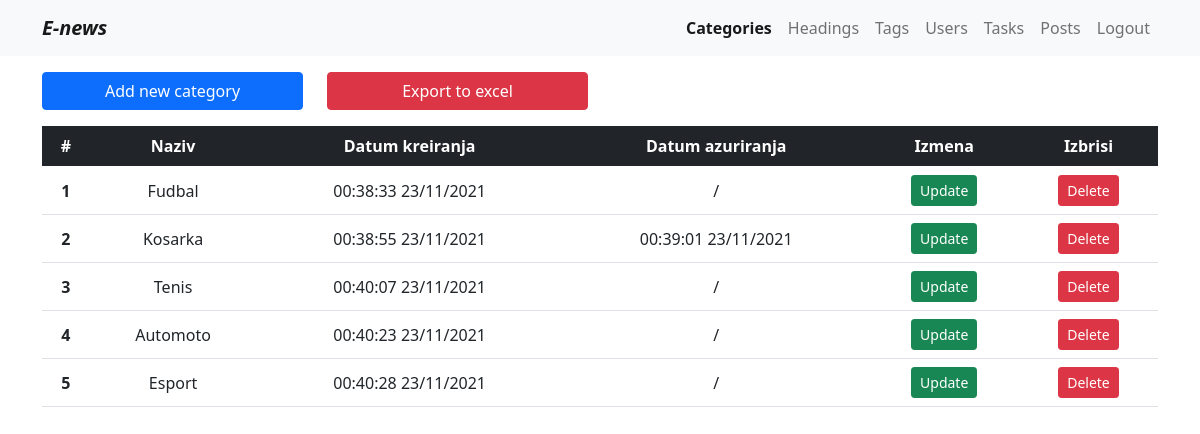
The app's page /admin.php?page=categories (signed in) with its own data.
### tables this page shows
CREATE TABLE `categories` (
  `id` int(11) NOT NULL,
  `name` varchar(50) NOT NULL,
  `created_at` datetime NOT NULL DEFAULT current_timestamp(),
  `updated_at` datetime DEFAULT NULL
);

### models/function.php (called while the page is built, shortened)
<?php
function getAll($table, $ordering = null, $param = null)
{
    global $conn;
    $rez  = $conn->query("SELECT * FROM $table")->fetchAll();
    return $rez;
}
function categoriesCount()
{
    global $conn;
    $res = $conn->query("SELECT COUNT(*) as numberOfCategories FROM categories")->fetch();
    return $res;
}

### pages/pages/admin/categories/index.php (the view, shortened to what this page needs)
<section>
    <div class="container">
        <div class="row my-3">
            <div class="flex-start">
                <div class="row">
                    <div class="col-lg-3">
                        <div class="d-grid">
                            <a href="admin.php?page=category_action" class="btn btn-primary">Add new category</a>
                        </div>
                    </div>
                    <div class="mt-1  mt-md-0 mt-lg-0 col-lg-3">
                        <div class="d-grid"><a href="models/action/exportData.php?action=excel" class="btn btn-danger my-sm- my-md-2 my-lg-0">Export to excel</a></div>
                    </div>
                </div>
            </div>
        </div>
        <div class="row mb-3">
            <div class="col-xs-12">
                <div class="table-responsive-sm table-responsive-md">
                    <table class="table text-center align-middle">
                        <thead class="table-dark">
                            <tr>
                                <th scope="col">#</th>
                                <th scope="col">Naziv</th>
                                <th scope="col">Datum kreiranja</th>
                                <th scope="col">Datum azuriranja</th>
                                <th scope="col">Izmena</th>
                                <th scope="col">Izbrisi</th>
                            </tr>
                        </thead>
                        <tbody id='categories'>
                            <?php
                            $categoriesCount = categoriesCount();
                            if ($categoriesCount->numberOfCategories  > 0) :
                            ?>
                                <?php
                                $categories = getAll('categories');
                                $rb = 1;
                                foreach ($categories as $category) :
                                ?>
                                    <tr>
                                        <th scope="row"><?= $rb++ ?></th>
                                        <td><?= $category->name ?></td>
                                        <td><?= date("H:i:s d/m/Y", strtotime($category->created_at)) ?></td>
                                        <td><?= $category->updated_at != null ? date("H:i:s d/m/Y", strtotime($category->updated_at)) : "/" ?></td>
                                        <td><a href="admin.php?page=category_action&id=<?= $category->id ?>" class="btn btn-success btn-sm">Update</a></td>
                                        <td><button type="button" class="btn btn-sm btn-danger delete-category" data-id="<?= $category->id ?>">Delete</button></td>
                                    </tr>
                                <?php endforeach; ?>
                            <?php else : ?>
                                <tr>
                                    <th colspan="6" class="text-center">We don't have any categories at the moment</th>
                                </tr>
                            <?php endif; ?>
                        </tbody>
                    </table>
                </div>
            </div>
        </div>
    </div>
</section>

### records on screen
categories: name "Fudbal", created_at "00:38:33 23/11/2021"
categories: name "Kosarka", created_at "00:38:55 23/11/2021", updated_at "00:39:01 23/11/2021"
categories: name "Tenis", created_at "00:40:07 23/11/2021"
categories: name "Automoto", created_at "00:40:23 23/11/2021"
categories: name "Esport", created_at "00:40:28 23/11/2021"
